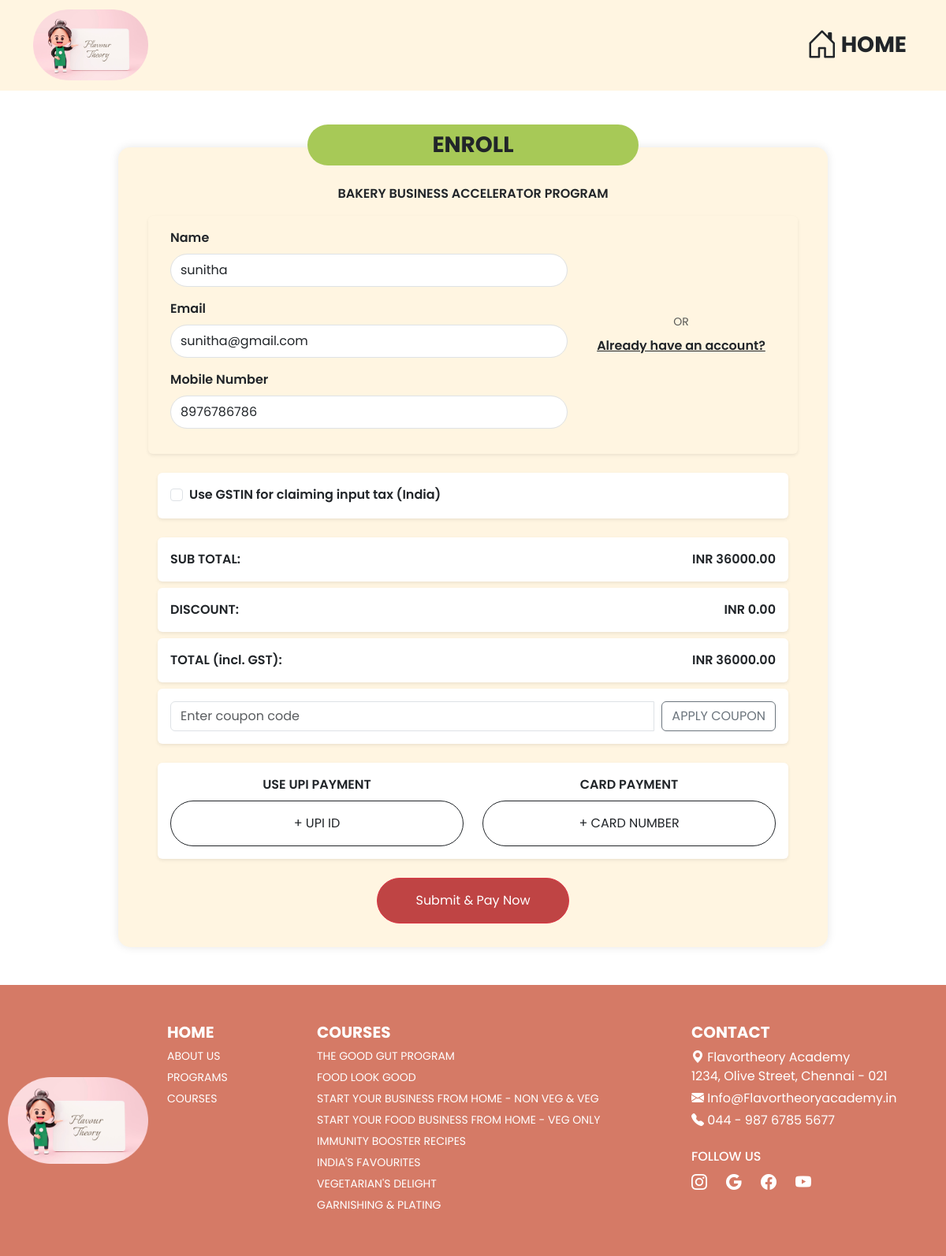
Before: /enroll (signed in) with the older database file.
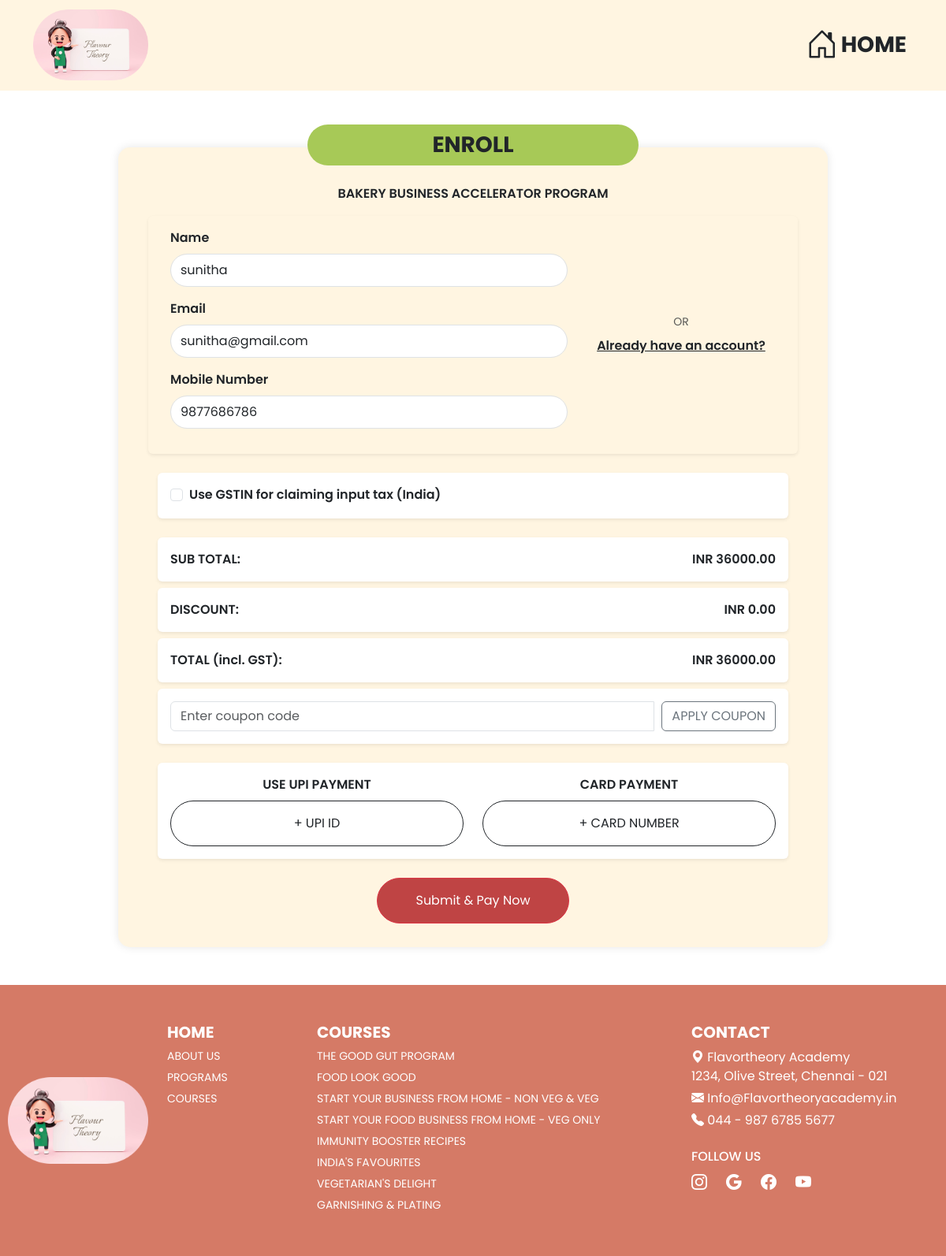
After: the same page with the newer database file.
### models.py (models this page shows, shortened)
class User(UserMixin, db.Model):
    __tablename__ = 'users'
    id            = db.Column(db.Integer, primary_key=True)
    name          = db.Column(db.String(150), nullable=False)
    email         = db.Column(db.String(150), unique=True, nullable=False)
    mobile        = db.Column(db.String(20), unique=True, nullable=False)
    password_hash = db.Column(db.String(256), nullable=False)

### app.py (the view)
@app.route('/enroll', methods=['GET', 'POST'])
def enroll():
    form = EnrollmentForm()
    subtotal = 36000
    discount = 0
    total = subtotal * 1
    if request.method == 'POST':
        form.payment.data = request.form.get('payment')
        if form.validate_on_submit():
            if form.coupon.data:
                discount = 1000
                flash(f"Coupon applied! Discount: INR {discount}", "success")
                total = (subtotal - discount) * 1
            new = Enrollment(
                name=form.name.data.strip(),
                email=form.email.data.strip(),
                mobile=form.mobile.data.strip(),
                gstin=form.gstin.data,
                coupon=form.coupon.data.strip() or None,
                payment=form.payment.data
            )
            db.session.add(new)
            db.session.commit()
            session['form_submitted'] = True
            flash("Enrollment successful! See you at the class.", "success")
            return redirect(url_for('enroll_success'))
    elif request.method == 'GET':
        if not session.get('form_submitted'):
            if current_user.is_authenticated:
                form.name.data = current_user.name
                form.email.data = current_user.email
                form.mobile.data = current_user.mobile
        else:
            session.pop('form_submitted', None)
    return render_template('enroll.html',
                           form=form,
                           subtotal=subtotal,
                           discount=discount,
                           total=total)

### forms.py
class EnrollmentForm(FlaskForm):
    name = StringField('Name', validators=[
        InputRequired("Name is required"),
        Length(min=3, message="At least 3 characters")
    ])
    email = StringField('Email', validators=[
        InputRequired("Email is required"),
        Email("Invalid email format")
    ], render_kw={"type": "email"})
    mobile = StringField('Mobile Number', validators=[
        InputRequired("Mobile number is required"),
        Length(min=10, max=10, message="Must be exactly 10 digits"),
        Regexp(r'^[0-9]{10}$', message="Digits only—no letters or symbols")
    ], render_kw={"type": "tel"})
    gstin = BooleanField('Use GSTIN for claiming input tax (India)')
    coupon = StringField('Coupon Code', validators=[Optional()],
                         render_kw={"placeholder": "Enter coupon code"})
    payment = HiddenField('Payment Method', validators=[
        InputRequired("Please select a payment method")
    ])
    submit = SubmitField('Submit & Pay Now')

### app.py (called while the page is built)
@app.context_processor
def inject_default_replies():
    return dict(default_replies=default_replies)

@login_manager.user_loader
def load_user(user_id):
    return User.query.get(int(user_id))

@app.context_processor
def inject_programs():
    return dict(programs=programs)

### templates/enroll.html (shortened to what this page needs)
{% extends 'layout/base.html' %} {% block title %}Enrollment{% endblock %} {%
block navbar %} {% include 'include/nav_success.html' %} {% endblock %} {% block
style %}
<link
  rel="stylesheet"
  href="{{ url_for('static', filename='css/enroll.css') }}"
/>
{% endblock %}
{% block content %}
 <div class="login-container my-5">
      <h3 class="login-title">ENROLL</h3>
      <p class="text-center mt-4 fw-semibold">BAKERY BUSINESS ACCELERATOR PROGRAM</p>
  <form method="POST" novalidate>
    <div class="mx-auto" style="max-width: 800px">
      <div class="row  p-3 rounded mb-4 shadow-sm align-items-center">
        <div class="col-md-8">
          <div class="mb-3">
            {{ form.name.label(class="form-label fw-semibold") }} {{
            form.name(class="form-control rounded-pill py-2") }}
          </div>
          <div class="mb-3">
            {{ form.email.label(class="form-label fw-semibold") }} {{
            form.email(class="form-control rounded-pill py-2") }}
          </div>
          <div class="mb-3">
            {{ form.mobile.label(class="form-label fw-semibold") }} {{
            form.mobile(class="form-control rounded-pill py-2") }}
          </div>
        </div>
        <div class="col-md-4 text-md-center mt-3 mt-md-0">
          <div class="small text-muted mb-2">OR</div>
          <a href="{{ url_for('login', next=request.path) }}" class="text-decoration-underline fw-semibold text-dark">Already have an account?</a>
        </div>
      </div>
      <div class="bg-white p-3 rounded mb-4 shadow-sm">
        <div class="form-check">
          {{ form.gstin(class="form-check-input") }} {{
          form.gstin.label(class="form-check-label fw-semibold") }}
        </div>
      </div>
      {% for label, amount in [ ('SUB TOTAL:', subtotal), ('DISCOUNT:',
      discount), ('TOTAL (incl. GST):', total) ] %}
      <div
        class="d-flex justify-content-between bg-white p-3 rounded mb-2 shadow-sm fw-semibold"
      >
        <span>{{ label }}</span>
        <span>INR {{ '%.2f'|format(amount) }}</span>
      </div>
      {% endfor %}
      <div class="bg-white p-3 rounded mb-4 shadow-sm">
        <div class="input-group">
          {{ form.coupon(class="form-control", placeholder="Enter coupon code")
          }}
          <div class="input-group-btn custom-space">
            <button
              class="btn btn-outline-secondary"
              type="submit"
              name="apply_coupon"
            >
              APPLY COUPON
            </button>
          </div>
        </div>
      </div>
 <div class="bg-white p-3 rounded mb-4 shadow-sm">
  <div class="row">
    <div class="col text-center">
      <div class="fw-semibold mb-2">USE UPI PAYMENT</div>
      <button
        type="button"
        class="btn btn-outline-dark w-100 rounded-pill py-3 me-2"
        onclick="selectPayment('upi')"
      >
        + UPI ID
      </button>
    </div>
    <div class="col text-center">
      <div class="fw-semibold mb-2">CARD PAYMENT</div>
      <button
        type="button"
        class="btn btn-outline-dark w-100 rounded-pill py-3"
        onclick="selectPayment('card')"
      >
        + CARD NUMBER
      </button>
    </div>
  </div>
</div>
      <div class="text-center">
        {{ form.submit(class="btn btn-danger rounded-pill py-3 px-5") }}
      </div>
    </div>
  </form>
</div>
{% endblock %}

### templates/layout/base.html (shortened to what this page needs)
<!DOCTYPE html>
<html lang="en">
  <head>
    <link
      rel="stylesheet"
      href="https://cdn.jsdelivr.net/npm/bootstrap@5.3.0/dist/css/bootstrap.min.css"
    />
    <link
      rel="stylesheet"
      href="https://cdn.jsdelivr.net/npm/bootstrap-icons/font/bootstrap-icons.css"
    />
    <link
      rel="stylesheet"
      href="{{ url_for('static', filename='css/base.css') }}"
    />
    {% block style %}{% endblock %}
  </head>
  <body>
    {% block navbar %} {% include 'include/nav.html' %} {% endblock %}
    <main class="container mt-4">{% block content %}{% endblock %}</main>
    {% include 'include/footer.html' %}
  </body>
</html>

### templates/include/nav_success.html (shortened to what this page needs)
  {% block style %}
  <link rel="stylesheet" href="{{ url_for('static', filename='css/nav_sucess.css') }}">
  {% endblock %}
<nav class="navbar navbar-expand-lg success-navbar">
  <div class="container">
    <a class="navbar-brand p-0" href="#">
      <img
        src="{{ url_for('static', filename='images/logo_img2.png') }}"
        alt="Flavour Theory"
        class="img-fluid logoimg"
      >
    </a>
    <div class="collapse navbar-collapse" id="navbarNavSuccess">
      <ul class="navbar-nav ms-auto d-flex align-items-center">
        <li class="nav-item">
          <a class="nav-link d-flex align-items-center fw-bold text-dark success-nav-link"
             href="{{ url_for('home') }}">
            <i class="bi bi-house-door me-1 fs-1" aria-hidden="true"></i>
            <span class="d-none d-sm-inline fs-3">HOME</span>
          </a>
        </li>
      </ul>
    </div>
  </div>
</nav>

### templates/include/footer.html
<footer class="text-white py-5">
  <div class="container">
    <div class="row text-center text-lg-start gy-4">
      <div
        class="col-12 col-lg-2 d-flex justify-content-start align-items-center"
      >
        <img
          id="logoImage"
          src="{{ url_for('static', filename='images/logo_img2.png') }}"
          alt="Flavour Theory"
          height="80"
          width="200"
          class="img-fluid logo-img"
          onclick="toggleLogo()"
        />
      </div>
      <div class="col-6 col-sm-6 col-lg-2">
        <h5 class="fw-bold">HOME</h5>
        <ul class="list-unstyled small">
          <li>
            <a
              href="{{ url_for('about') }}"
              class="text-white text-decoration-none"
              >ABOUT US</a
            >
          </li>
          <li>
            <a href="{{ url_for('programs') }}" class="text-white text-decoration-none">PROGRAMS</a>
          </li>
          <li>
            <a
              href="{{ url_for('courses') }}"
              class="text-white text-decoration-none"
              >COURSES</a
            >
          </li>
        </ul>
      </div>
      <div class="col-12 col-sm-6 col-lg-5">
        <h5 class="fw-bold">COURSES</h5>
        <ul class="list-unstyled small">
          <li>THE GOOD GUT PROGRAM</li>
          <li>FOOD LOOK GOOD</li>
          <li>START YOUR BUSINESS FROM HOME - NON VEG & VEG</li>
          <li>START YOUR FOOD BUSINESS FROM HOME - VEG ONLY</li>
          <li>IMMUNITY BOOSTER RECIPES</li>
          <li>INDIA'S FAVOURITES</li>
          <li>VEGETARIAN'S DELIGHT</li>
          <li>GARNISHING & PLATING</li>
        </ul>
      </div>
      <div class="col-12 col-lg-3">
        <h5 class="fw-bold">CONTACT</h5>
        <p class="mb-1">
          <i class="bi bi-geo-alt-fill"></i> Flavortheory Academy<br />1234,
          Olive Street, Chennai - 021
        </p>
        <p class="mb-1">
          <i class="bi bi-envelope-fill"></i> Info@Flavortheoryacademy.in
        </p>
        <p class="mb-2">
          <i class="bi bi-telephone-fill"></i> 044 - 987 6785 5677
        </p>
        <h6 class="mt-4">FOLLOW US</h6>
        <div class="d-flex justify-content-start gap-4 fs-5">
          <a href="#" class="text-white"><i class="bi bi-instagram"></i></a>
          <a href="#" class="text-white"><i class="bi bi-google"></i></a>
          <a href="#" class="text-white"><i class="bi bi-facebook"></i></a>
          <a href="#" class="text-white"><i class="bi bi-youtube"></i></a>
        </div>
      </div>
    </div>
  </div>
</footer>

### static/css/base.css (style rules this page uses)
html, body { height: 100%; margin: 0; padding: 0; }
* { font-family: "Poppins", sans-serif; }
body { display: flex; flex-direction: column; font-family: "Poppins", sans-serif; }
main { flex: 1; }
.btn-danger { background-color: #BF4444 !important; }
footer { background-color: #d57a66; color: white; padding: 3rem 1rem; }
footer a { color: white; text-decoration: none; }
footer ul { list-style: none; padding: 0; margin: 0; }
footer p { margin-bottom: 0.5rem; }
footer ul li { margin-bottom: 6px; }
footer .col-lg-2:first-child { padding-left: 0 !important; margin-left: -20px; }
.logo-img { width: 280px !important; height: 120px !important; object-fit: contain; }

### static/css/enroll.css (style rules this page uses)
.custom-space { padding-left: 10px; }
.login-container { max-width: 900px; margin: 50px auto; padding: 30px; background-color: #FFF5E1; border-radius: 15px; box-shadow: 0 0 12px rgba(0, 0, 0, 0.1); }
.login-title { background-color: #A7C957; padding: 9px !important; text-align: center; border-radius: 50px; margin-bottom: 20px; font-weight: bold; cursor: pointer; display: block; width: 50%; margin: 0 auto; margin-top: -7%; }

### static/css/nav_sucess.css (style rules this page uses)
.success-navbar { background-color: #FFF5E1; border-bottom: 1px solid #FFF5E1; padding: 0.75rem 1rem; }
.logoimg { height: 90px !important; border-radius: 30%; }
@media (min-width: 576px) { .success-nav-link span { font-size: 1rem; } }

Changed rows visible on the page:
changed User "sunitha": mobile "8976786786" → "9877686786"
